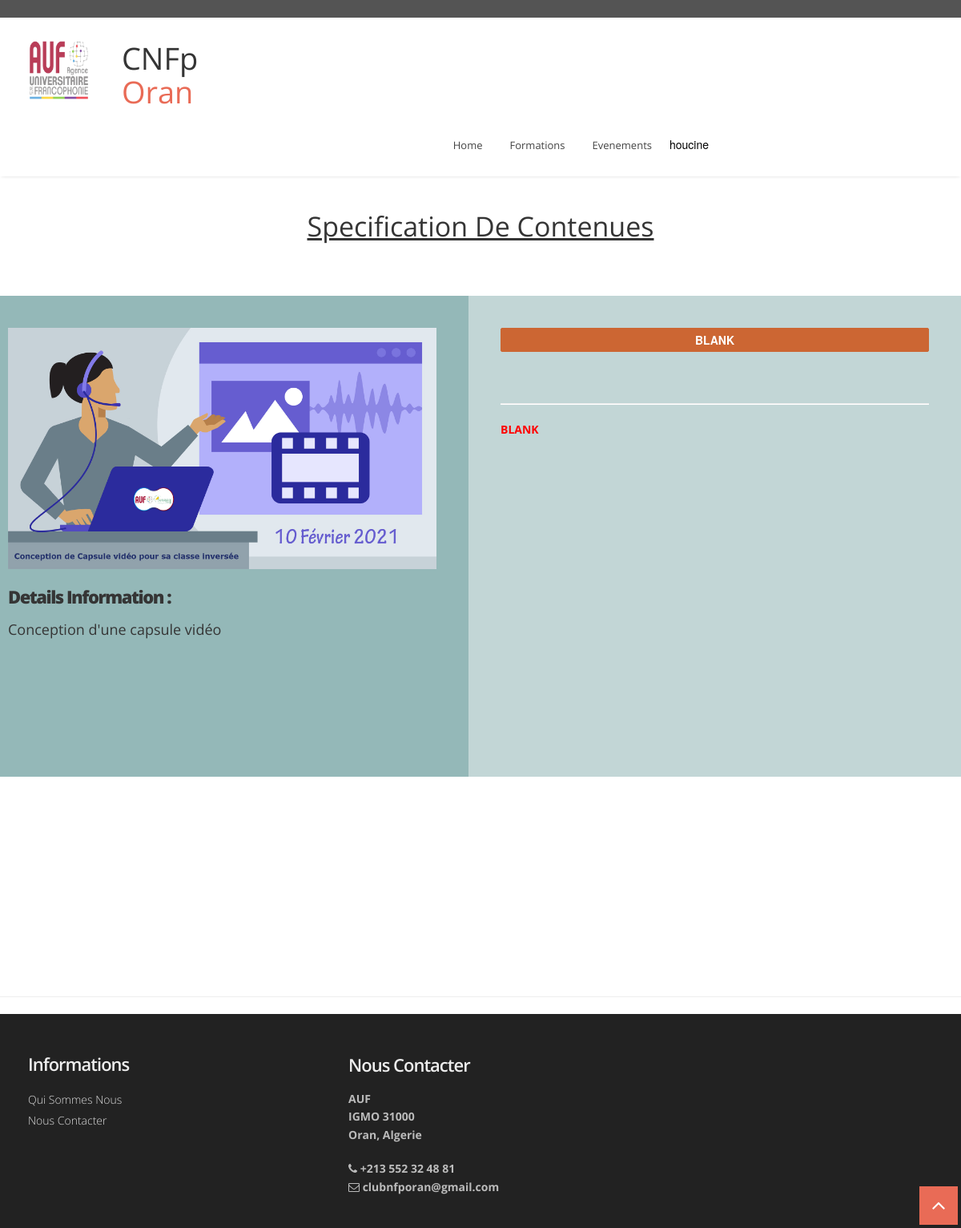
The app's page /AUF/details.php?content_id=1 (signed in) with its own data.
### tables this page shows
CREATE TABLE `client_signup` (
  `signup_id` int(120) NOT NULL,
  `firstname` varchar(120) NOT NULL,
  `lastname` varchar(120) NOT NULL,
  `username` varchar(120) NOT NULL,
  `phone` int(120) NOT NULL,
  `email` varchar(120) NOT NULL,
  `password` varchar(120) NOT NULL,
  `reg_time` datetime NOT NULL DEFAULT current_timestamp(),
  `address` varchar(120) NOT NULL,
  `pass_re_code` varchar(120) DEFAULT NULL,
  `id_content` int(120) NOT NULL,
  `state` varchar(120) NOT NULL
);

CREATE TABLE `content_images` (
  `cont_image_id` int(20) NOT NULL,
  `content_id` int(20) NOT NULL,
  `filename` varchar(100) NOT NULL,
  `img_user` varchar(20) NOT NULL
);

CREATE TABLE `content` (
  `b_content_id` int(20) NOT NULL,
  `b_username` varchar(25) NOT NULL,
  `b_name` varchar(25) NOT NULL,
  `b_email` varchar(25) NOT NULL,
  `b_phone` varchar(25) NOT NULL,
  `category` varchar(15) NOT NULL,
  `type` varchar(15) NOT NULL,
  `content_name` varchar(25) NOT NULL,
  `est_price` double(10,2) NOT NULL,
  `quantity` varchar(10) NOT NULL,
  `cont_details` varchar(200) NOT NULL,
  `de_place` varchar(25) NOT NULL,
  `content_status` varchar(15) NOT NULL DEFAULT 'En cours',
  `post_time` timestamp(6) NOT NULL DEFAULT current_timestamp(6)
);

### AUF/details.php (the view, shortened to what this page needs)
<!DOCTYPE html>
<html lang="en">
<head>
</head>
<body>
<?php
   include 'menu.php' ;
  ?>
    <br></br>
    <h2 class="set-title" align="center"><u> Specification De Contenues </h2></u>
    <br></br>
    <div class="row">
  <div class="column" style="background-color:#94b8b8;" >
  <?php
  include 'connection.php';
   $p_id = $_GET['content_id'];
   $sql = "SELECT * FROM content ,content_images
      WHERE content.b_content_id = content_images.content_id
      AND content.b_content_id= $p_id LIMIT 1";
  if ($result = mysqli_query($conn, $sql))
 {
       while ($row = mysqli_fetch_assoc($result))
      {
        echo "
               <center>
                 <img id='item-display' src='" . $row['filename'] . "' alt=''></img>
              </center>
              <br />
              <h5><strong>Details Information : </strong> &nbsp; </h5>
              <h6 color='white'> " . $row['cont_details'] . "</h6>
              ";
      }
  }
       ?>
  </div>
  <div class="column" style="background-color:#c2d6d6;">
  <?php
include 'connection.php';
$status = 'Going';
$status_1 = 'Complete';
$p_id = $_GET['content_id'];
$sql = "SELECT * FROM content,content_images
WHERE content.b_content_id=content_images.content_id
AND content.b_content_id= $p_id LIMIT 1";
   if ($result = mysqli_query($conn, $sql))
  {
        while ($row = mysqli_fetch_assoc($result))
       {
      $ps = $row['content_status'];
       if ($ps == $status)
      {
        echo "
        <div class='content-title'><h2><b>content Name : " . $row['content_name'] . "</b></h2></div>
         <p>" . $row['category'] . "</p>
         <br>
         <h6>content ID : " . $row['b_content_id'] . "</h6>
         <h6> Type : <b> <font color='#FF1493'> " . $row['type'] . " </font></b></h6>
         <h6> Status : " . $row['content_status'] . "</h6>
         <h6>Quantity : " . $row['quantity'] . "</h6>
         <h6>Post Time : " . $row['post_time'] . "</h6>
         <h6>Delivery Location : " . $row['de_place'] . "</h6>
         <hr>
         <div class='content-price'><h3>Estimated Price : <b><font color='#1E90FF'> " . $row['est_price'] . "</font></b></h3></div>
          <div class='content-stock'>
          <b><font color='#00802b'>Going On</font></div>
          </hr>
          ";
          echo "
           <br>
          <hr>
          <div class='btn-group cart'>
          <a onclick='window.location.href='##';' href='####' data-target='#contact' data-toggle='modal'>
          <button type='button' class='btn btn-success'> CONTACT NOW (FOR BUYING)</button></a>
          </div>
          <div class='btn-group wishlist'>
          <button type='button' class='btn btn-danger'>ADD TO WISHLIST </button>
          </div>
          <br>
          <br>
          <br>
            </div>
          </div>
        </div>
      </div>
    </div>
                ";
      }
      else
      {
        echo "
        <button class='btn btn-primary btn-danger btn-lg btn-block'>BLANK</button>
        <br>
        <br>
        <hr>
        <b><font color='red'>BLANK</font></div>
        </hr>
        <br>
        <hr>
        <br>
           </div>
         </div>
      </div>
    </div>
 </div>
        ";
      }
    }
  }
    ?>
<br/>
<br/>
<br/>
<br/>
<br/>
<br/>
<br/>
<br/>
<br/>
<br/>
<hr/>
              <?php include 'footer.php'?>
</body>
</html>

### AUF/menu.php (shortened to what this page needs)
 <head>
  <link href="css/bootstrap.css" rel="stylesheet" />
  <link href="css/bootstrap-responsive.css" rel="stylesheet" />
  <link href="css/flexslider.css" rel="stylesheet" />
  <link href="css/prettyPhoto.css" rel="stylesheet" />
  <link href="css/camera.css" rel="stylesheet" />
  <link href="css/jquery.bxslider.css" rel="stylesheet" />
  <link href="css/style.css" rel="stylesheet" />
  <link href="css/menubar.css" rel="stylesheet" />
  <link href="color/default.css" rel="stylesheet" />
</head>
<body>
<div id="wrapper">
  <header>
    <div class="top">
      <div class="container">
        <div class="row">
          <div class="span6">
          </div>
     <div class="span6">
      </div>
        </div>
      </div>
    </div>
    <div class="container">
      <div class="row nomargin">
        <div class="span3">
           <div class="logo-image" id="logo">
              <a href="index.php"><img src="img/logo/logo.png" class="img-fluid" /></a>
            </div>
 <h1 class="animated fadeInDown" size="30px">&nbsp;&nbsp;&nbsp;&nbsp;CNFp<span class="colored"> &nbsp;&nbsp;&nbsp;&nbsp;Oran</span></h1>
        </div>
        <div class="span9">
          <div class="navbar navbar-static-top">
            <div class="navigation">
              <nav>
                <ul class="nav topnav">
                 <li><a class ="btn btn-large btn-primary" href="index.php">Home</a></li>
                 <li><a class ="btn btn-large btn-primary" href="formation.php">Formations</a></li>
                 <li><a class ="btn btn-large btn-primary" href="event.php">Evenements</a></li>
             <?php
                  if(isset($_SESSION['user_name']))
                 {
             ?>
           <div class="dropdown">
             <button class="dropbtn">
    <?php
      $use = $_SESSION['user_name'];
      $conn = mysqli_connect("localhost","root","","AUF");
      $sql = "SELECT * FROM client_signup WHERE username='$use'";
       if($result = mysqli_query($conn,$sql))
      {
           while ($row = $result->fetch_assoc())
          {
                $firstname = $row["firstname"];
                echo '<tr>
                        <td>'.$firstname.'</td>
                      </tr>';
                echo"
                    </button>
                    <div class='dropdown-content'>
                    <a href='c_profile.php'>My Profile</a>
                    <hr><a href='c_logout.php' class='w3-bar-item w3-button w-3-padding-10px'>Logout</a></hr>
                    </div> " ;
               }
         }
    ?>
 <?php
 }
?>
                </ul>
              </nav>
            </div>
          </div>
        </div>
      </div>
    </div>
  </header>
</body>

### AUF/css/style.css (style rules this page uses)
body { font-family: 'Open Sans', sans-serif; font-size: 14px; font-weight: 400; line-height: 1.6em; color: #656565; }
a { color: #4b5056; }
.bold { font-weight: 900; }
#logo { font-size: 20px; font-weight: bold; font-family: sans-serif; font-stretch: semi-condensed; text-shadow: 3px darkblue; }
.container { padding: 0 20px 0 20px; position: relative; }
#wrapper { width: 100%; margin: 0; padding: 0; }
.row { margin-bottom: 30px; }
.row.nomargin { margin-bottom: 0; }
header { background: #fff; margin: 0; padding: 0 0 20px; position: relative; z-index: 2000; -webkit-box-shadow: 0 2px 4px -2px #ddd; -moz-box-shadow: 0 2px 4px -2px #ddd; box-shadow: 0 2px 4px -2px #ddd; }
header .top { padding: 10px 0 10px; margin: 0 0 30px; background: #545454; }
header .top .row { margin-bottom: 0; }
header .navigation { float: right; }
header ul.nav li { border: none; margin: 0; }
header ul.nav li a { border: none; font-weight: 400; }
.navbar .nav>li>a { font-size: 13px; color: #444; text-shadow: none; }

### AUF/color/default.css (style rules this page uses)
h1 span.colored, h2 span.colored,h3 span.colored,h4 span.colored,h5 span.colored,h6 span.colored { color:#e96b56; }

### AUF/css/overwrite.css (style rules this page uses)
h1, h2, h3, h4, h5, h6 { font-family:'Open Sans', sans-serif; color:#353535; font-weight:400; line-height:1.1em; margin-top:0; }
h1 { font-size:38px; margin-bottom:24px; }
h2 { font-size:34px; margin-bottom:22px; }
h5 { font-size:22px; margin-bottom:20px; }
h6 { font-size:18px; margin-bottom:20px; }
h1 strong,h2 strong,h3 strong,h4 strong,h5 strong,h6 strong { font-weight:800; letter-spacing:-1.5px; }
ul, ol { padding: 0; margin: 0 0 10px 25px; }
li { line-height: 1.6em; }
.btn { font-size: 14px; font-weight:600; text-shadow: none; background-image:none; border-color: none; border-bottom-color: none; -webkit-box-shadow: none; -moz-box-shadow: none; box-shadow: none; }
.btn { outline:0; -webkit-border-radius: 2px; -moz-border-radius: 2px; border-radius: 2px; }
a.btn,.btn:focus { outline:0; }
.btn-large { font-size: 22px; padding: 18px 30px; font-weight:700; -webkit-border-radius: 6px; -moz-border-radius: 6px; border-radius: 6px; }
.btn-primary { outline:0; background: #36739D; border-color:#36739D; }
.btn-danger { background: #cc6633; border-color:#cc6633; }
.navbar .nav { border-right:none; border-left:none; }
.navbar .nav > li > a { float: none; font-size:13px; margin-left:10px; margin-right:0; text-decoration: none; text-shadow: none; border-right:none; border-left:none; color: #fff; border:2px solid transparent; padding:4px 10px 4px 10px; background-image: none; background: none; }

### AUF/details.php (style rules this page uses)
* { box-sizing: border-box; }
.column { float: left; width: 50%; padding: 40px; height: 600px; }
.row:after { content: ""; display: table; clear: both; }

### AUF/menu.php (style rules this page uses)
.logo-image { width: 110px; height: 110px; overflow: hidden; margin-top: -4px; opacity: 0.8; }
.span3 { display: flex; align-items: center; }
.dropbtn { background-color: white; color: black; padding: 10px; font-size: 14px; border: none; }
.dropdown { position: relative; display: inline-block; }

### records on screen
client_signup: firstname "houcine"
content_images: filename (picture), content.cont_details "Conception d'une capsule vidéo"
